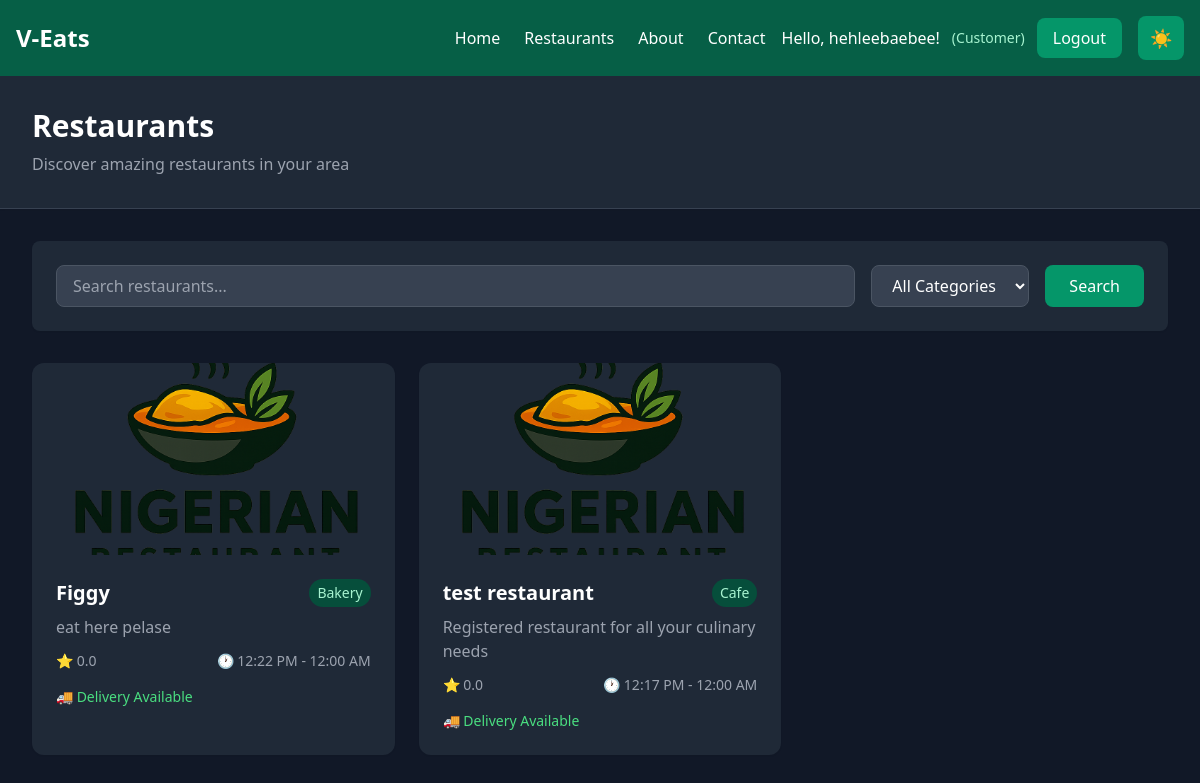
The page /restaurants/ (signed in) on the database its author committed.
### restaurant/models.py (models this page shows, shortened)
class Restaurant(models.Model):
    CATEGORY_CHOICES = [
        ('fast_food', 'Fast Food'),
        ('casual', 'Casual Dining'),
        ('fine_dining', 'Fine Dining'),
        ('cafe', 'Cafe'),
        ('bakery', 'Bakery'),
        ('dessert', 'Dessert'),
        ('other', 'Other'),
    ]
    STATUS_CHOICES = [
        ('active', 'Active'),
        ('inactive', 'Inactive'),
        ('pending', 'Pending Approval'),
    ]
    name = models.CharField(max_length=200)
    description = models.TextField()
    owner = models.ForeignKey(settings.AUTH_USER_MODEL, on_delete=models.CASCADE, related_name='owned_restaurants')
    category = models.CharField(max_length=20, choices=CATEGORY_CHOICES, default='other')
    address = models.TextField()
    phone = models.CharField(max_length=20)
    email = models.EmailField()
    website = models.URLField(blank=True, null=True)
    image = models.ImageField(upload_to='restaurants/', blank=True, null=True)
    logo = models.ImageField(upload_to='restaurant_logos/', blank=True, null=True)
    status = models.CharField(max_length=20, choices=STATUS_CHOICES, default='pending')
    opening_time = models.TimeField()
    closing_time = models.TimeField()
    is_delivery_available = models.BooleanField(default=True)
    delivery_fee = models.DecimalField(max_digits=6, decimal_places=2, default=0.00)
    minimum_order = models.DecimalField(max_digits=8, decimal_places=2, default=0.00)
    rating = models.FloatField(default=0.0)
    total_reviews = models.IntegerField(default=0)
    created_at = models.DateTimeField(auto_now_add=True)
    updated_at = models.DateTimeField(auto_now=True)
    class Meta:
        ordering = ['-created_at']

### restaurant/views.py (the view)
# urls.py: path('', views.RestaurantListView.as_view(), name='list'),
class RestaurantListView(ListView):
    model = Restaurant
    template_name = 'restaurant/restaurant_list.html'
    context_object_name = 'restaurants'
    paginate_by = 12
    def get_queryset(self):
        queryset = Restaurant.objects.filter(status='active')
        search_query = self.request.GET.get('search', '')
        category_filter = self.request.GET.get('category', '')
        if search_query:
            queryset = queryset.filter(
                Q(name__icontains=search_query) |
                Q(description__icontains=search_query) |
                Q(address__icontains=search_query)
            )
        if category_filter:
            queryset = queryset.filter(category=category_filter)
        return queryset.order_by('-rating', '-created_at')
    def get_context_data(self, **kwargs):
        context = super().get_context_data(**kwargs)
        context['search_query'] = self.request.GET.get('search', '')
        context['category_filter'] = self.request.GET.get('category', '')
        context['categories'] = Restaurant.CATEGORY_CHOICES
        return context

### restaurant/templates/restaurant/restaurant_list.html (shortened to what this page needs)
{% extends 'base.html' %}
{% block content %}
<div class="min-h-screen bg-gray-50 dark:bg-gray-900">
  <div class="bg-white dark:bg-gray-800 shadow-sm border-b border-gray-200 dark:border-gray-700">
    <div class="max-w-7xl mx-auto px-4 sm:px-6 lg:px-8 py-8">
      <div class="flex flex-col md:flex-row md:items-center md:justify-between">
        <div>
          <h1 class="text-3xl font-bold text-gray-900 dark:text-white">Restaurants</h1>
          <p class="text-gray-600 dark:text-gray-400 mt-2">Discover amazing restaurants in your area</p>
        </div>
      </div>
    </div>
  </div>
  <div class="max-w-7xl mx-auto px-4 sm:px-6 lg:px-8 py-8">
    <div class="bg-white dark:bg-gray-800 rounded-lg shadow-sm p-6 mb-8">
      <form method="get" class="flex flex-col md:flex-row gap-4">
        <div class="flex-1">
          <input type="text"
                 name="search"
                 value="{{ search_query }}"
                 placeholder="Search restaurants..."
                 class="w-full px-4 py-2 border border-gray-300 dark:border-gray-600 rounded-lg focus:ring-2 focus:ring-emerald-500 focus:border-emerald-500 dark:bg-gray-700 dark:text-white">
        </div>
        <div>
          <select name="category"
                  class="px-4 py-2 border border-gray-300 dark:border-gray-600 rounded-lg focus:ring-2 focus:ring-emerald-500 focus:border-emerald-500 dark:bg-gray-700 dark:text-white">
            <option value="">All Categories</option>
          </select>
        </div>
        <button type="submit"
                class="bg-emerald-600 text-white px-6 py-2 rounded-lg hover:bg-emerald-700 transition-colors duration-200">
          Search
        </button>
      </form>
    </div>
    {% if restaurants %}
      <div class="grid grid-cols-1 md:grid-cols-2 lg:grid-cols-3 gap-6">
        {% for restaurant in restaurants %}
          <div class="bg-white dark:bg-gray-800 rounded-xl shadow-sm hover:shadow-lg transition-shadow duration-200 overflow-hidden">
            {% if restaurant.image %}
              <img src="{{ restaurant.image.url }}" alt="{{ restaurant.name }}" class="w-full h-48 object-cover">
            {% else %}
              <div class="w-full h-48 bg-gradient-to-br from-emerald-200 to-emerald-300 dark:from-emerald-600 dark:to-emerald-700 flex items-center justify-center">
                <span class="text-4xl">🍽️</span>
              </div>
            {% endif %}
            <div class="p-6">
              <div class="flex items-start justify-between mb-2">
                <h3 class="text-xl font-semibold text-gray-900 dark:text-white">{{ restaurant.name }}</h3>
                <span class="text-sm px-2 py-1 bg-emerald-100 text-emerald-800 dark:bg-emerald-900 dark:text-emerald-200 rounded-full">
                  {{ restaurant.category|capfirst }}
                </span>
              </div>
              <p class="text-gray-600 dark:text-gray-400 mb-3 line-clamp-2">{{ restaurant.description }}</p>
              <div class="flex items-center justify-between text-sm text-gray-500 dark:text-gray-400 mb-4">
                <span>⭐ {{ restaurant.rating|floatformat:1 }}</span>
                <span>🕐 {{ restaurant.opening_time|time:"g:i A" }} - {{ restaurant.closing_time|time:"g:i A" }}</span>
              </div>
              <div class="flex justify-between items-center">
                <div class="text-sm">
                  {% if restaurant.is_delivery_available %}
                    <span class="text-green-600 dark:text-green-400">🚚 Delivery Available</span>
                  {% else %}
                    <span class="text-gray-500">Pickup Only</span>
                  {% endif %}
                </div>
              </div>
            </div>
          </div>
        {% endfor %}
      </div>
    {% endif %}
  </div>
</div>
{% endblock %}

### users/templates/base.html (shortened to what this page needs)
<!DOCTYPE html>
<html lang="en" class="dark">
<head>
  <script src="https://cdn.tailwindcss.com"></script>
</head>
<body class="bg-emerald-50 dark:bg-emerald-900 text-gray-800 dark:text-gray-200 transition-colors duration-300">
  <nav class="p-4 bg-emerald-600 dark:bg-emerald-800 flex justify-between items-center shadow-lg transition-colors duration-300">
    <div class="flex items-center space-x-4">
      <h1 class="text-white font-bold text-2xl">V-Eats</h1>
    </div>
    <div class="flex items-center space-x-4">
      <div class="hidden md:flex items-center space-x-6">
        <a href="{% url 'users:home' %}" class="text-white hover:text-emerald-200 transition-colors duration-200 font-medium">Home</a>
        <a href="{% url 'restaurant:list' %}" class="text-white hover:text-emerald-200 transition-colors duration-200 font-medium">Restaurants</a>
        <a href="#" class="text-white hover:text-emerald-200 transition-colors duration-200 font-medium">About</a>
        <a href="#" class="text-white hover:text-emerald-200 transition-colors duration-200 font-medium">Contact</a>
      </div>
      <div class="flex items-center space-x-3">
        {% if user.is_authenticated %}
          <span class="text-white font-medium">Hello, {{ user.username }}!</span>
          {% if user.is_superuser %}
            <span class="text-emerald-200 text-sm">(Admin)</span>
          {% elif user.profile and user.profile.role == 'RESTAURANT' %}
            <span class="text-emerald-200 text-sm">(Restaurant)</span>
            <a href="{% url 'restaurant:dashboard' %}" class="text-emerald-200 hover:text-white transition-colors duration-200 font-medium text-sm">
              Dashboard
            </a>
          {% elif user.profile and user.profile.role == 'DRIVER' %}
            <span class="text-emerald-200 text-sm">(Driver)</span>
            <a href="{% url 'driver:dashboard' %}" class="text-emerald-200 hover:text-white transition-colors duration-200 font-medium text-sm">
              Dashboard
            </a>
          {% elif user.profile and user.profile.role == 'USER' %}
            <span class="text-emerald-200 text-sm">(Customer)</span>
          {% endif %}
          <a href="{% url 'users:logout' %}" class="bg-emerald-700 dark:bg-emerald-600 text-white px-4 py-2 rounded-lg hover:bg-emerald-800 dark:hover:bg-emerald-700 transition-all duration-200 font-medium">
            Logout
          </a>
        {% endif %}
      </div>
      <button
        id="darkModeToggle"
        class="bg-emerald-700 dark:bg-emerald-600 text-white px-3 py-2 rounded-lg hover:bg-emerald-800 dark:hover:bg-emerald-700 transition-all duration-200 text-lg"
        title="Toggle dark mode"
      >
        <span id="darkModeIcon" class="block">🌙</span>
      </button>
    </div>
  </nav>
  <main>
    {% block content %}{% endblock %}
  </main>
</body>
</html>

### rows shown on the page
Restaurant: image (picture), name "Figgy", category "Bakery", description "eat here pelase", rating "0.0", opening_time "12:22 PM", closing_time "12:00 AM", is_delivery_available "🚚 Delivery Available"
Restaurant: image (picture), name "test restaurant", category "Cafe", description "Registered restaurant for all your culinary needs", rating "0.0", opening_time "12:17 PM", closing_time "12:00 AM", is_delivery_available "🚚 Delivery Available"

### other values the page prints
{{ user.username }} "hehleebaebee"
